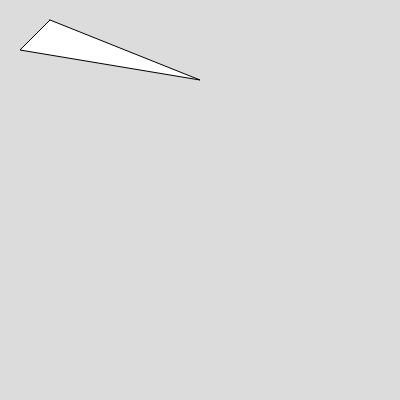
Frame 1 (no input)
Frame 60 (no input): identical to frame 1, image omitted
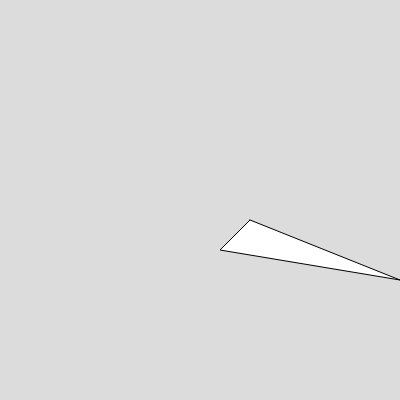
Frame 120 (the mouse pressed at the canvas centre since frame 60)

The p5.js sketch that drew these frames (run headless with seeded random() and noise() and a simulated clock; from frame 60 on, the mouse is pressed at the canvas centre):

// p5.js sketch
// ── sketch.js
//Desenhe uma forma irregular utilizando beginShape - endShape e faça com que ela acompanhe a posição do curso
function setup() {
  createCanvas(400, 400);
}

function draw() {
  background(220);
  beginShape(TESS);
  vertex(mouseX+50, mouseY+20);
  vertex(mouseX+100, mouseY+40);
  vertex(mouseX+200,mouseY+80);
  vertex(mouseX+20, mouseY+50);
 
  endShape(CLOSE);
}
